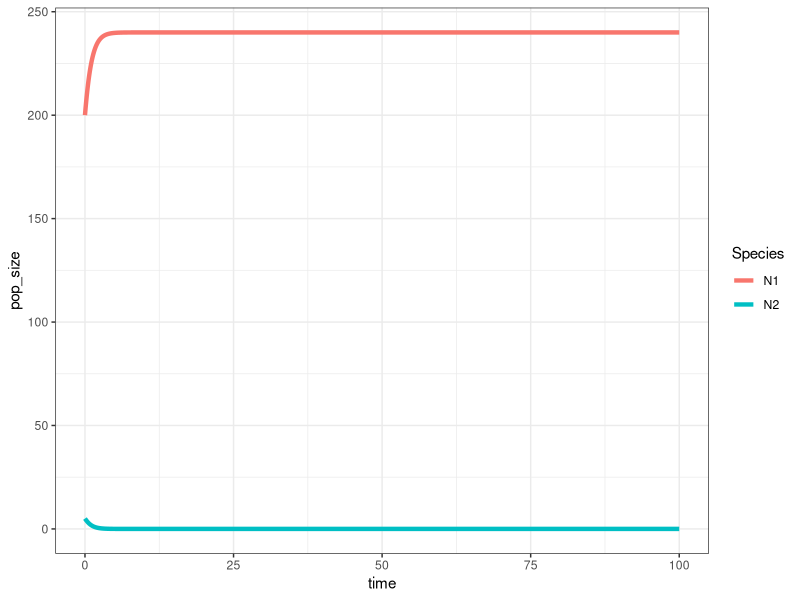
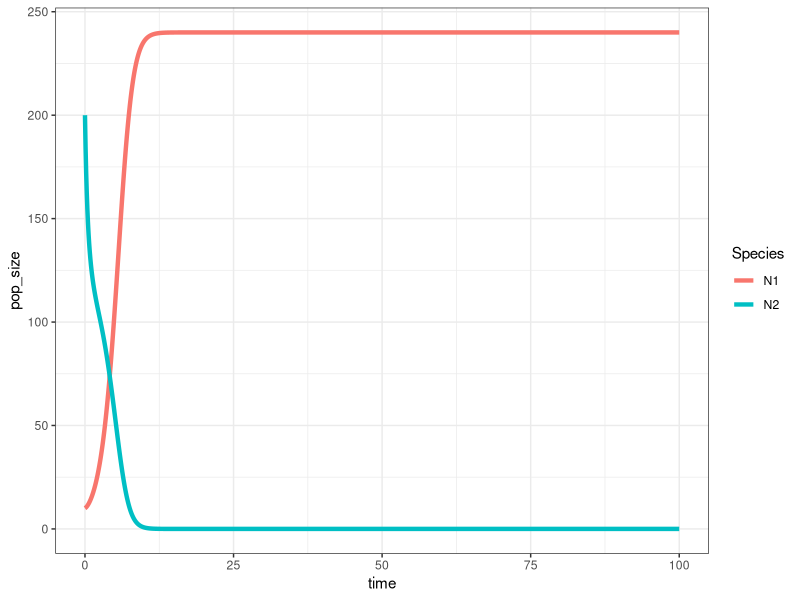
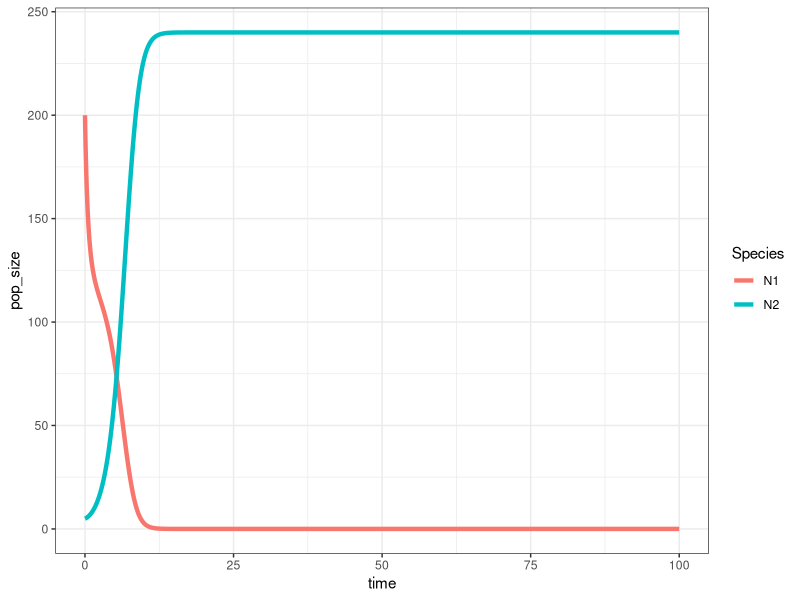
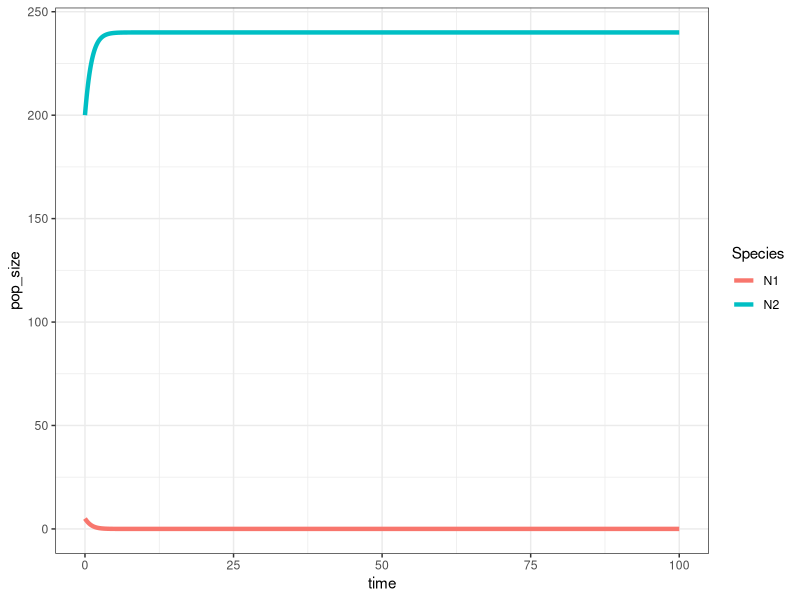
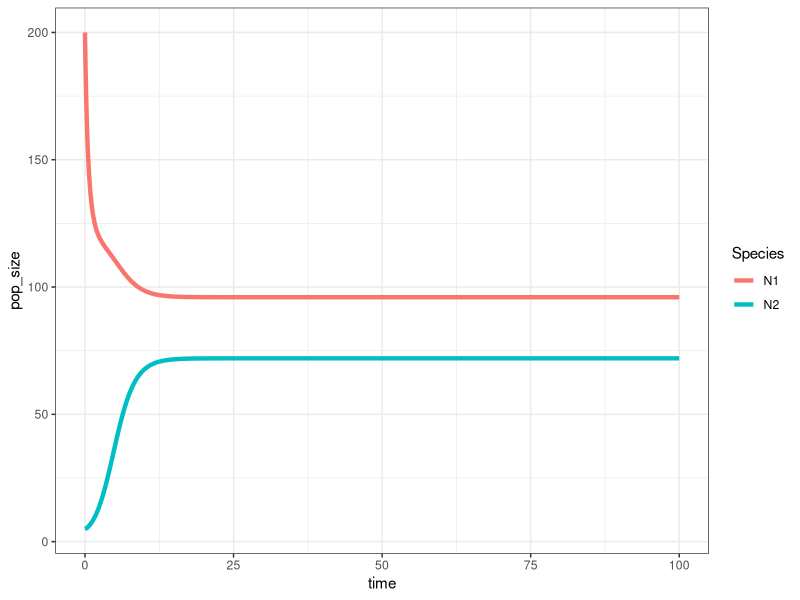
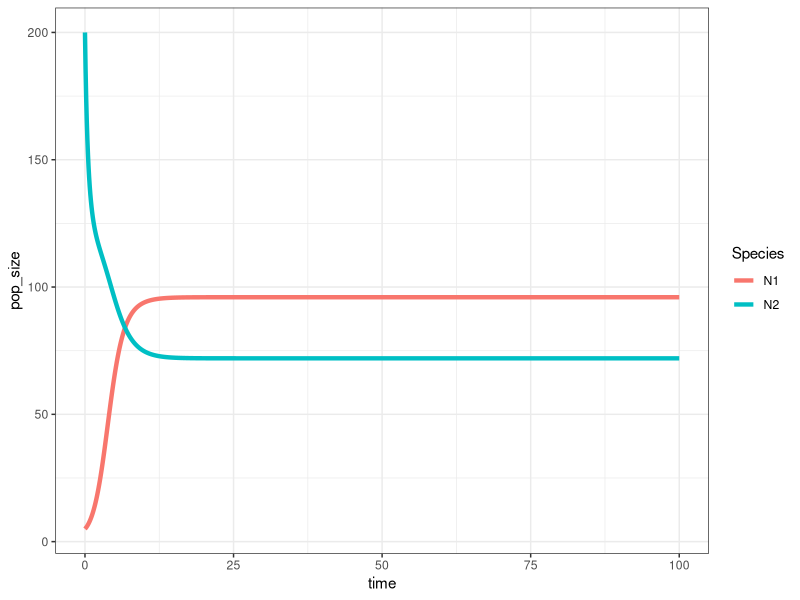
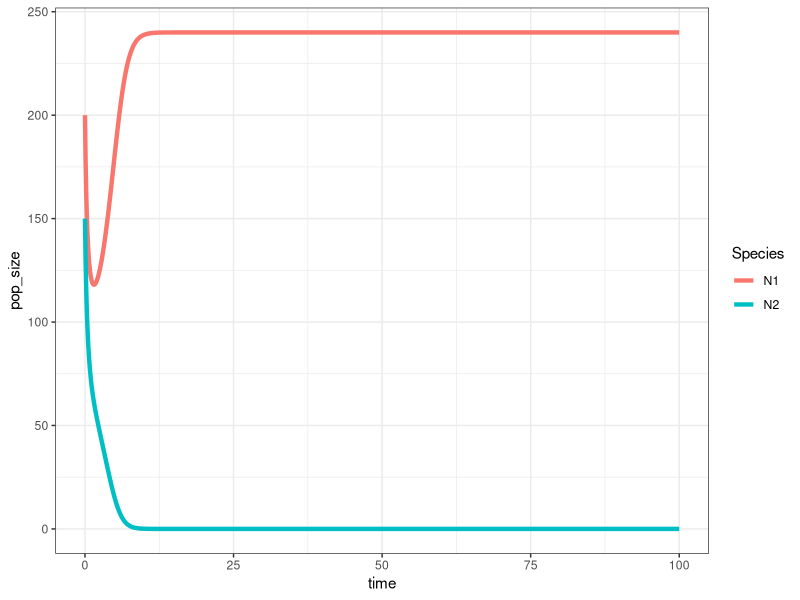
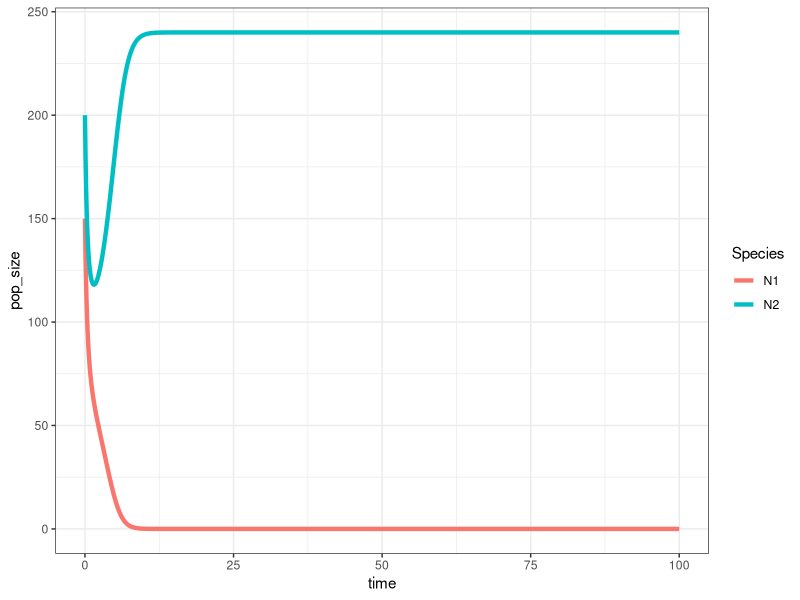

Source code (R) for these figures, in order:
## ---- chunk 1
library(ggplot2)
library(tidyverse)
library(deSolve)

LV_model <- function(r1 = 1.4, r2 = 1.2, a11 = 1/200, a21 = 1/400, a22 = 1/200, a12 = 1/300, N1_0 = 10, N2_0 = 10) {

  ### Model specification
  LV <- function(times, state, parms) {
    with(as.list(c(state, parms)), {
      dN1_dt = N1 * (r1 - a11*N1 - a12*N2)
      dN2_dt = N2 * (r2 - a22*N2 - a21*N1)
      return(list(c(dN1_dt, dN2_dt)))
    })
  }

  ### Model parameters
  times <- seq(0, 100, by = 0.1)
  state <- c(N1 = N1_0, N2 = N2_0)
  parms <- c(r1 = r1, r2 = r2, a11 = a11, a21 = a21, a22 = a22, a12 = a12)

  ### Model application
  pop_size <- ode(func = LV, times = times, y = state, parms = parms)

  ### Visualize the population dynamics
  pop_size %>%
    as.data.frame() %>%
    gather(key = "Species", value = "pop_size", -time) %>%
    ggplot(aes(x = time, y = pop_size, color = Species)) +
    geom_line(size = 1.5) +
    theme_bw()
}

## ---- chunk 2
  ### Different parameter settings
  ## N1_0 = 200 and N2_0 = 5
  LV_model(r1 = 1.2, r2 = 1.2, 
           a11 = 1/200, a21 = 1/100, a22 = 1/100, a12 = 1/200, 
           N1_0 = 200, N2_0 = 5)  # N1 wins
  ## N1_0 = 5 and N2_0 = 200
  LV_model(r1 = 1.2, r2 = 1.2, 
           a11 = 1/200, a21 = 1/100, a22 = 1/100, a12 = 1/200, 
           N1_0 = 10, N2_0 = 200)  # N1 wins
  
  ## N1_0 = 200 and N2_0 = 5
  LV_model(r1 = 1.2, r2 = 1.2, 
           a11 = 1/100, a21 = 1/200, a22 = 1/200, a12 = 1/100, 
           N1_0 = 200, N2_0 = 5)  # N2 wins
  ## N1_0 = 5 and N2_0 = 200
  LV_model(r1 = 1.2, r2 = 1.2, 
           a11 = 1/100, a21 = 1/200, a22 = 1/200, a12 = 1/100, 
           N1_0 = 5, N2_0 = 200)  # N2 wins
  
  ## N1_0 = 200 and N2_0 = 5
  LV_model(r1 = 1.2, r2 = 1.2, 
           a11 = 1/100, a21 = 1/200, a22 = 1/100, a12 = 1/300, 
           N1_0 = 200, N2_0 = 5)  # stable coexistence
  ## N1_0 = 5 and N2_0 = 200
  LV_model(r1 = 1.2, r2 = 1.2, a11 = 1/100, a21 = 1/200, a22 = 1/100, a12 = 1/300, N1_0 = 5, N2_0 = 200)  # stable coexistence
  
  ## N1_0 = 200 and N2_0 = 150
  LV_model(r1 = 1.2, r2 = 1.2, 
           a11 = 1/200, a21 = 1/100, a22 = 1/200, a12 = 1/100, 
           N1_0 = 200, N2_0 = 150)  # priority effect (N1 wins)
  ## N1_0 = 150 and N2_0 = 200
  LV_model(r1 = 1.2, r2 = 1.2, 
           a11 = 1/200, a21 = 1/100, a22 = 1/200, a12 = 1/100, 
           N1_0 = 150, N2_0 = 200)  # priority effect (N2 wins)

## ---- chunk 3
#### phase diagram
phase_plane <- function(r1, r2, a11, a21, a22, a12, title, t){
    ### Vectors
  LV <- function(times, state, parms) {
    with(as.list(c(state, parms)), {
      dN1_dt = N1 * (r1 - a11*N1 - a12*N2)
      dN2_dt = N2 * (r2 - a22*N2 - a21*N1)
      return(list(c(dN1_dt, dN2_dt)))
    })
  }

  times <- c(0, t)
  parms <- c(r1 = r1, r2 = r2, a11 = a11, a21 = a21, a22 = a22, a12 = a12)

  x_inter<- max(c(r1/a11, r2/a21))
  y_inter <- max(c(r2/a22, r1/a12))

  # create position of arrows
  vector_grid <- expand.grid(seq(5, x_inter, length.out = 10),
                             seq(5, y_inter, length.out = 10))

  vector_data <- vector_grid %>%
    pmap(., function(Var1, Var2){
      state <- c(N1 = Var1, N2 = Var2)
      pop_size <- ode(func = LV, times = times, y = state, parms = parms)
      pop_size[2, 2:3]
    }) %>%
    bind_rows() %>%
    rename(xend = N1, yend = N2) %>%
    bind_cols(vector_grid) %>%
    rename(x = Var1, y = Var2)

    ### Phase plane
    ggplot() +
      geom_abline(slope = -a11/a12, intercept = r1/a12, color = "#E41A1C", size = 1.5) +
      geom_abline(slope = -a21/a22, intercept = r2/a22, color = "#377EB8", size = 1.5) +
      geom_segment(data = vector_data,
                   aes(x = x, y = y, xend = xend, yend = yend),
                   arrow = arrow(length = unit(0.1, "cm"))) +    
      scale_x_continuous(name = "N1", limits = c(0, x_inter), expand = c(0, 0)) +
      scale_y_continuous(name = "N2", limits = c(0, y_inter), expand = c(0, 0)) +
      theme_bw(base_size = 13) +
      theme(panel.grid = element_blank(),
            plot.title = element_text(hjust = 0.5),
            aspect.ratio = 1) +
      labs(title = title)
  }

  phase_plane(r1 = 1.2, r2 = 1.2, a11 = 1/100, a21 = 1/200, a22 = 1/100, a12 = 1/200, t = 0.2, title = "Stable coexistence")

  phase_plane(r1 = 1.2, r2 = 1.2, a11 = 1/200, a21 = 1/100, a22 = 1/200, a12 = 1/100, t = 0.2, title = "Unstable coexistence (saddle)")
  
  phase_plane(r1 = 1.2, r2 = 1.2, a11 = 1/200, a21 = 1/100, a22 = 1/100, a12 = 1/200, t = 0.2, title = "N1 wins")
  
  phase_plane(r1 = 1.2, r2 = 1.2, a11 = 1/100, a21 = 1/200, a22 = 1/200, a12 = 1/100, t = 0.2, title = "N2 wins")
  
